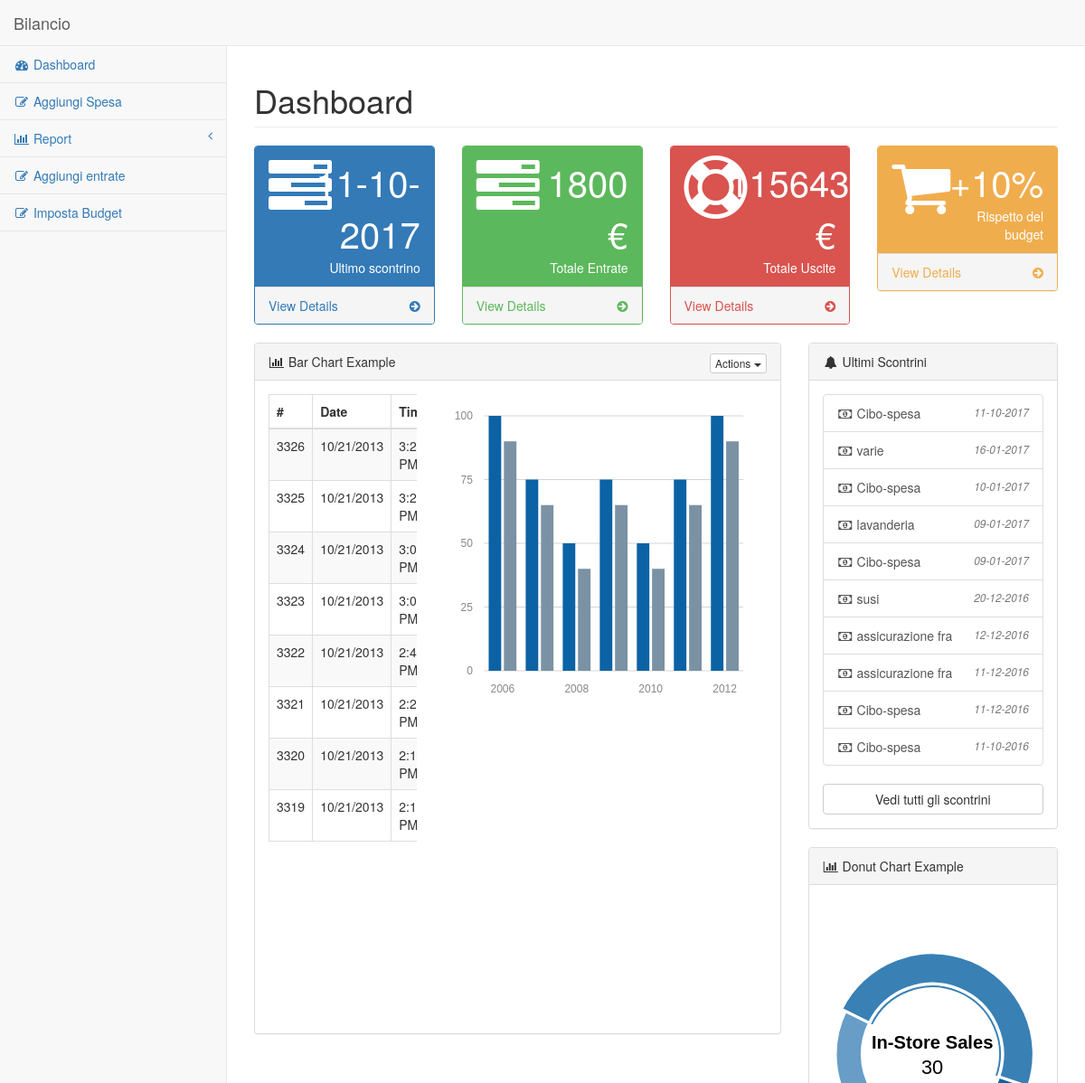
Before: / (upper part) with the older database file.
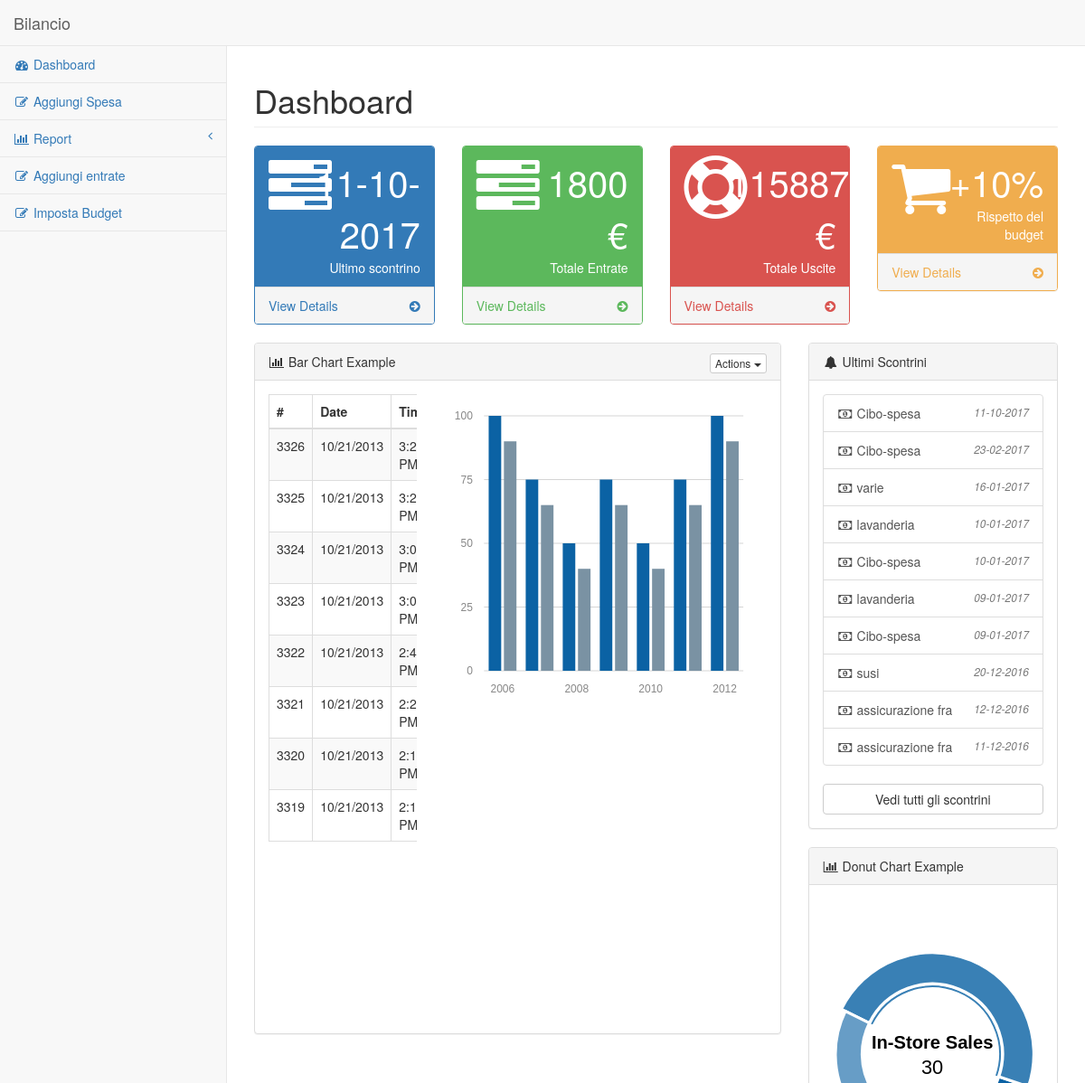
After: the same page with the newer database file.
### tables this page shows
CREATE TABLE `uscite` (
  `id` int(11) NOT NULL,
  `data` int(11) NOT NULL,
  `importo` decimal(10,2) NOT NULL,
  `id_categoria` int(11) NOT NULL,
  `nota` text NOT NULL
);

CREATE TABLE `categoria` (
  `id` int(11) NOT NULL,
  `nome` text NOT NULL
);

### db.php (called while the page is built, shortened)
<?php
class db {
	var $objDb;
	function __construct($dbuser, $dbpassword, $dbname, $dbhost){
        	$this->objDb = new mysqli($dbhost,$dbuser,$dbpassword,$dbname);
	}
	function query($query){
                $result = $this->objDb->query($query) or die ("Query fallita : "
			."<li>errorno=".$this->objDb->errno
			."<li>error=".$this->objDb->error
			."<li>query=".$query
			);
		if ($result) {
			if (mysqli_num_rows($result)>0) {
			    return $result;
			}
			else{
				return false;
			}
		}
		else {
			return false;
		}
	}
}
$db = new db(DB_USER,DB_PASSWORD,DB_NAME,DB_HOST);
?>

### index.php (the view, shortened to what this page needs)
<?php
include_once("db.php");
include_once("funzioni.php");
?>
<!DOCTYPE html>
<html lang="en">
<head>
    <link href="./vendor/bootstrap/css/bootstrap.min.css" rel="stylesheet">
    <link href="./vendor/metisMenu/metisMenu.min.css" rel="stylesheet">
    <link href="./dist/css/sb-admin-2.css" rel="stylesheet">
    <link href="./vendor/morrisjs/morris.css" rel="stylesheet">
    <link href="./vendor/font-awesome/css/font-awesome.min.css" rel="stylesheet" type="text/css">
</head>
<body>
    <div id="wrapper">
        <nav class="navbar navbar-default navbar-static-top" role="navigation" style="margin-bottom: 0">
            <div class="navbar-header">
                <a class="navbar-brand" href="index.php">Bilancio</a>
            </div>
              <?php echo layouts_navigation(); ?>
        </nav>
        <div id="page-wrapper">
            <div class="row">
                <div class="col-lg-12">
                    <h1 class="page-header">Dashboard</h1>
                </div>
            </div>
            <div class="row">
                <div class="col-lg-3 col-md-6">
                    <div class="panel panel-primary">
                        <div class="panel-heading">
                            <div class="row">
                                <div class="col-xs-3">
                                   <i class="fa fa-tasks fa-5x"></i>
                                </div>
                                <div class="col-xs-9 text-right">
                                    <div class="huge">
                                    <?php
                                    $query=" SELECT data FROM uscite ORDER BY data DESC LIMIT 1";
                                $result = $db->query($query);
                                $row= mysqli_fetch_array($result);
                                echo timestamp_to_data($row['data']);
                                    ?>
                                    </div>
                                    <div>Ultimo scontrino</div>
                                </div>
                            </div>
                        </div>
                        <a href="#">
                            <div class="panel-footer">
                                <span class="pull-left">View Details</span>
                                <span class="pull-right"><i class="fa fa-arrow-circle-right"></i></span>
                                <div class="clearfix"></div>
                            </div>
                        </a>
                    </div>
                </div>
                <div class="col-lg-3 col-md-6">
                    <div class="panel panel-green">
                        <div class="panel-heading">
                            <div class="row">
                                <div class="col-xs-3">
                                    <i class="fa fa-tasks fa-5x"></i>
                                </div>
                                <div class="col-xs-9 text-right">
                                    <div class="huge"><?php echo report_totale_entrate(); ?> €</div>
                                    <div>Totale Entrate </div>
                                </div>
                            </div>
                        </div>
                        <a href="#">
                            <div class="panel-footer">
                                <span class="pull-left">View Details</span>
                                <span class="pull-right"><i class="fa fa-arrow-circle-right"></i></span>
                                <div class="clearfix"></div>
                            </div>
                        </a>
                    </div>
                </div>
                <div class="col-lg-3 col-md-6">
                    <div class="panel panel-red">
                        <div class="panel-heading">
                            <div class="row">
                                <div class="col-xs-3">
                                    <i class="fa fa-support fa-5x"></i>
                                </div>
                                <div class="col-xs-9 text-right">
                                    <div class="huge"><?php echo report_uscite_uscite(); ?> €</div>
                                    <div>Totale Uscite</div>
                                </div>
                            </div>
                        </div>
                        <a href="#">
                            <div class="panel-footer">
                                <span class="pull-left">View Details</span>
                                <span class="pull-right"><i class="fa fa-arrow-circle-right"></i></span>
                                <div class="clearfix"></div>
                            </div>
                        </a>
                    </div>
                </div>
                <div class="col-lg-3 col-md-6">
                    <div class="panel panel-yellow">
                        <div class="panel-heading">
                            <div class="row">
                                <div class="col-xs-3">
                                    <i class="fa fa-shopping-cart fa-5x"></i>
                                </div>
                                <div class="col-xs-9 text-right">
                                    <div class="huge"> +10% </div>
                                    <div>Rispetto del budget</div>
                                </div>
                            </div>
                        </div>
                        <a href="#">
                            <div class="panel-footer">
                                <span class="pull-left">View Details</span>
                                <span class="pull-right"><i class="fa fa-arrow-circle-right"></i></span>
                                <div class="clearfix"></div>
                            </div>
                        </a>
                    </div>
                </div>
            </div>
            <div class="row">
                <div class="col-lg-8">
                    <div class="panel panel-default">
                        <div class="panel-heading">
                            <i class="fa fa-bar-chart-o fa-fw"></i> Bar Chart Example
                            <div class="pull-right">
                                <div class="btn-group">
                                    <button type="button" class="btn btn-default btn-xs dropdown-toggle" data-toggle="dropdown">
                                        Actions
                                        <span class="caret"></span>
                                    </button>
                                </div>
                            </div>
                        </div>
                        <div class="panel-body">
                            <div class="row">
                                <div class="col-lg-4">
                                    <div class="table-responsive">
                                        <table class="table table-bordered table-hover table-striped">
                                            <thead>
                                                <tr>
                                                    <th>#</th>
                                                    <th>Date</th>
                                                    <th>Time</th>
                                                </tr>
                                            </thead>
                                            <tbody>
                                                <tr>
                                                    <td>3326</td>
                                                    <td>10/21/2013</td>
                                                    <td>3:29 PM</td>
                                                </tr>
                                                <tr>
                                                    <td>3325</td>
                                                    <td>10/21/2013</td>
                                                    <td>3:20 PM</td>
                                                </tr>
                                                <tr>
                                                    <td>3324</td>
                                                    <td>10/21/2013</td>
                                                    <td>3:03 PM</td>
                                                </tr>
                                                <tr>
                                                    <td>3323</td>
                                                    <td>10/21/2013</td>
                                                    <td>3:00 PM</td>
                                                </tr>
                                                <tr>
                                                    <td>3322</td>
                                                    <td>10/21/2013</td>
                                                    <td>2:49 PM</td>
                                                </tr>
                                                <tr>
                                                    <td>3321</td>
                                                    <td>10/21/2013</td>
                                                    <td>2:23 PM</td>
                                                </tr>
                                                <tr>
                                                    <td>3320</td>
                                                    <td>10/21/2013</td>
                                                    <td>2:15 PM</td>
                                                </tr>
                                                <tr>
                                                    <td>3319</td>
                                                    <td>10/21/2013</td>
                                                    <td>2:13 PM</td>
                                                </tr>
                                            </tbody>
                                        </table>
                                    </div>
                                </div>
                                <div class="col-lg-8">
                                    <div id="morris-bar-chart"></div>
                                </div>
                            </div>
                        </div>
                    </div>
                </div>
                <div class="col-lg-4">
                    <div class="panel panel-default">
                        <div class="panel-heading">
                            <i class="fa fa-bell fa-fw"></i> Ultimi Scontrini
                        </div>
                        <div class="panel-body">
                            <div class="list-group">
                                <?php
                                $query=" SELECT uscite.*, c.nome FROM uscite JOIN categoria c ON c.id = uscite.id_categoria ORDER BY data DESC LIMIT 10";
                                $result = $db->query($query);
                                while ($row= mysqli_fetch_array($result)){
                                    echo '<a href="#" class="list-group-item">';
                                    echo '<i class="fa fa-money fa-fw"></i> '. $row['nome'];
                                    echo ' <span class="pull-right text-muted small"><em>'. timestamp_to_data($row['data']) .'</em>';
                                    echo ' </span>';
                                }
                                ?>
                                </a>
                            </div>
                            <a href="#" class="btn btn-default btn-block">Vedi tutti gli scontrini</a>
                        </div>
                    </div>
                    <div class="panel panel-default">
                        <div class="panel-heading">
                            <i class="fa fa-bar-chart-o fa-fw"></i> Donut Chart Example
                        </div>
                        <div class="panel-body">
                            <div id="morris-donut-chart"></div>
                        </div>
                    </div>
                </div>
            </div>
        </div>
    </div>
</body>
</html>

### funzioni.php (shortened to what this page needs)
<?php
include_once("db.php");
function data_to_timestamp($data){
    $timestamp =strtotime($data);
    return $timestamp;
}
function timestamp_to_data($timestamp){
    $data = date('d-m-Y', $timestamp);
    return $data;
}
function current_year(){
    $anno = date('Y');
    return $anno;
}
function report_totale_entrate($anno=""){
    if($anno==""){
        $anno= current_year();
    }
    $inizio_anno = data_to_timestamp("1-1-$anno");
    $fine_anno = data_to_timestamp("31-12-$anno");
    $db = new db(DB_USER,DB_PASSWORD,DB_NAME,DB_HOST);
    $query ="SELECT sum(importo) as totale FROM entrate where data between $inizio_anno and $fine_anno ";
    $result = $db->query($query);
    $row = mysqli_fetch_array($result);
    return $row['totale'];
}
function report_uscite_uscite($anno=""){
    if($anno==""){
        $anno= current_year();
    }
    $inizio_anno = data_to_timestamp("1-1-$anno");
    $fine_anno = data_to_timestamp("31-12-$anno");
    $db = new db(DB_USER,DB_PASSWORD,DB_NAME,DB_HOST);
    $query ="SELECT sum(importo) as totale FROM uscite where data between $inizio_anno and $fine_anno ";
    $result = $db->query($query);
    $row = mysqli_fetch_array($result);
    return $row['totale'];
}
function layouts_navigation(){
    $layouts ='<div class="navbar-default sidebar" role="navigation">
                <div class="sidebar-nav navbar-collapse">
                    <ul class="nav" id="side-menu">
                        <li>
                            <a href="index.php"><i class="fa fa-dashboard fa-fw"></i> Dashboard</a>
                        </li>
                        <li>
                            <a href="spesa.php"><i class="fa fa-edit fa-fw"></i> Aggiungi Spesa</a>
                        </li>
                        <li>
                            <a href="#"><i class="fa fa-bar-chart-o fa-fw"></i> Report<span class="fa arrow"></span></a>
                            <ul class="nav nav-second-level">
                                <li>
                                    <a href="report_budget.php">Budget</a>
                                </li>
                                <li>
                                    <a href="report_spesa.php">Report Spesa</a>
                                </li>
                            </ul>
                        </li>
                          <li>
                            <a href="entrate.php"><i class="fa fa-edit fa-fw"></i> Aggiungi entrate</a>
                        </li>
                        <li>
                            <a href="budget_edit.php"><i class="fa fa-edit fa-fw"></i> Imposta Budget</a>
                        </li>
                    </ul>
                </div>
            </div>
            ';
    return $layouts;
}
?>

Changed rows visible on the page:
no longer on this page (row unchanged): uscite: id_categoria.nome "Cibo-spesa", data "11-12-2016"
no longer on this page (row unchanged): uscite: id_categoria.nome "Cibo-spesa", data "11-10-2016"
added uscite: id_categoria.nome "Cibo-spesa", data "23-02-2017"
added uscite: id_categoria.nome "lavanderia", data "10-01-2017"
Other visible differences:
report_uscite_uscite(): "115643.00" → "115887.00"
